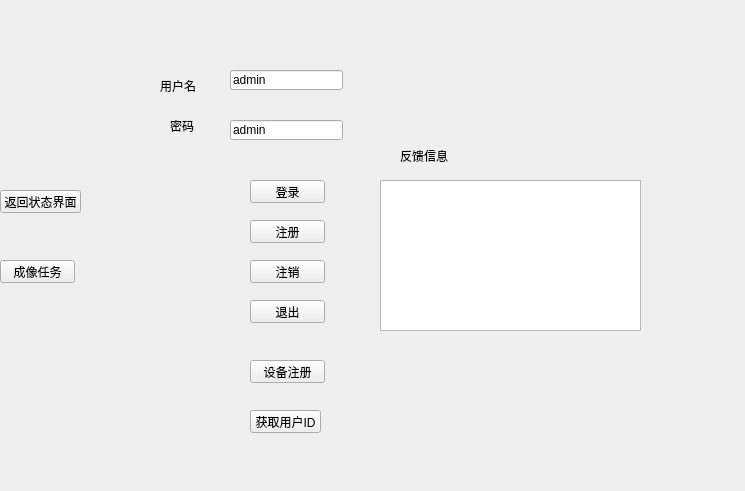
<?xml version="1.0" encoding="UTF-8"?>
<ui version="4.0">
 <class>QtLogin</class>
 <widget class="QWidget" name="QtLogin">
  <property name="geometry">
   <rect>
    <x>0</x>
    <y>0</y>
    <width>745</width>
    <height>491</height>
   </rect>
  </property>
  <property name="windowTitle">
   <string>QtLogin</string>
  </property>
  <widget class="QPushButton" name="btn_to_status_show">
   <property name="geometry">
    <rect>
     <x>0</x>
     <y>190</y>
     <width>81</width>
     <height>23</height>
    </rect>
   </property>
   <property name="cursor">
    <cursorShape>SizeAllCursor</cursorShape>
   </property>
   <property name="text">
    <string>返回状态界面</string>
   </property>
  </widget>
  <widget class="QLabel" name="label">
   <property name="geometry">
    <rect>
     <x>160</x>
     <y>80</y>
     <width>54</width>
     <height>12</height>
    </rect>
   </property>
   <property name="text">
    <string>用户名</string>
   </property>
  </widget>
  <widget class="QLabel" name="label_2">
   <property name="geometry">
    <rect>
     <x>170</x>
     <y>120</y>
     <width>54</width>
     <height>12</height>
    </rect>
   </property>
   <property name="text">
    <string>密码</string>
   </property>
  </widget>
  <widget class="QPushButton" name="btn_to_login">
   <property name="geometry">
    <rect>
     <x>250</x>
     <y>180</y>
     <width>75</width>
     <height>23</height>
    </rect>
   </property>
   <property name="text">
    <string>登录</string>
   </property>
  </widget>
  <widget class="QPushButton" name="btn_to_register">
   <property name="geometry">
    <rect>
     <x>250</x>
     <y>220</y>
     <width>75</width>
     <height>23</height>
    </rect>
   </property>
   <property name="text">
    <string>注册</string>
   </property>
  </widget>
  <widget class="QPushButton" name="btn_to_quit">
   <property name="geometry">
    <rect>
     <x>250</x>
     <y>300</y>
     <width>75</width>
     <height>23</height>
    </rect>
   </property>
   <property name="text">
    <string>退出</string>
   </property>
  </widget>
  <widget class="QLineEdit" name="Edit_name">
   <property name="geometry">
    <rect>
     <x>230</x>
     <y>70</y>
     <width>113</width>
     <height>20</height>
    </rect>
   </property>
   <property name="text">
    <string>admin</string>
   </property>
  </widget>
  <widget class="QLineEdit" name="Edit_password">
   <property name="geometry">
    <rect>
     <x>230</x>
     <y>120</y>
     <width>113</width>
     <height>20</height>
    </rect>
   </property>
   <property name="text">
    <string>admin</string>
   </property>
  </widget>
  <widget class="QLabel" name="label_3">
   <property name="geometry">
    <rect>
     <x>400</x>
     <y>150</y>
     <width>54</width>
     <height>12</height>
    </rect>
   </property>
   <property name="text">
    <string>反馈信息</string>
   </property>
  </widget>
  <widget class="QPushButton" name="btn_to_imagetask">
   <property name="geometry">
    <rect>
     <x>0</x>
     <y>260</y>
     <width>75</width>
     <height>23</height>
    </rect>
   </property>
   <property name="text">
    <string>成像任务</string>
   </property>
  </widget>
  <widget class="QPushButton" name="btn_to_logout">
   <property name="geometry">
    <rect>
     <x>250</x>
     <y>260</y>
     <width>75</width>
     <height>23</height>
    </rect>
   </property>
   <property name="text">
    <string>注销</string>
   </property>
  </widget>
  <widget class="QPlainTextEdit" name="plainTextEdit">
   <property name="geometry">
    <rect>
     <x>380</x>
     <y>180</y>
     <width>261</width>
     <height>151</height>
    </rect>
   </property>
  </widget>
  <widget class="QPushButton" name="btn_to_get_id">
   <property name="geometry">
    <rect>
     <x>250</x>
     <y>410</y>
     <width>71</width>
     <height>23</height>
    </rect>
   </property>
   <property name="text">
    <string>获取用户ID</string>
   </property>
  </widget>
  <widget class="QPushButton" name="btn_to_register_dev">
   <property name="geometry">
    <rect>
     <x>250</x>
     <y>360</y>
     <width>75</width>
     <height>23</height>
    </rect>
   </property>
   <property name="text">
    <string>设备注册</string>
   </property>
  </widget>
 </widget>
 <layoutdefault spacing="6" margin="11"/>
 <resources/>
 <connections/>
 <slots>
  <slot>on_btn_login_send_clicked()</slot>
  <slot>on_btn_register_clicked()</slot>
  <slot>on_btn_returnstatus_clicked()</slot>
  <slot>btn_quit()</slot>
  <slot>btn_taskset_clicked()</slot>
  <slot>btn_to_imagetask()</slot>
  <slot>btn_to_register()</slot>
  <slot>btn_post_regiser_dev()</slot>
  <slot>get_local_ip()</slot>
  <slot>get_local_mac()</slot>
 </slots>
</ui>
